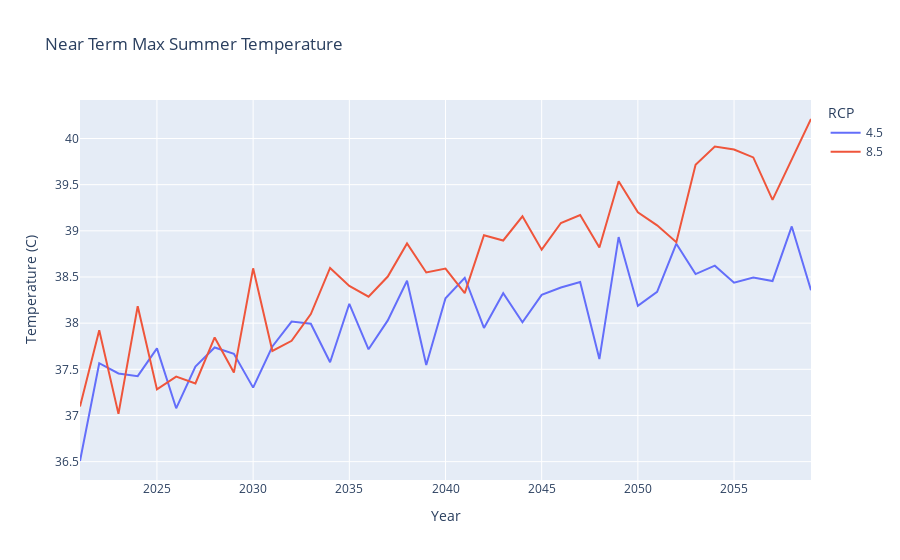

Source (notebook cell):
### Code cell
#plot Annual Precipitation
# set temp df for plot
plot_df = df[df['TimePeriod'] == 'NT']
# find mean temp of all collection site per year
plot_df = plot_df.groupby(['year', 'RCP'])['Tmax_Summer'].mean().reset_index()
#plotly plot
fig = px.line(plot_df,
              x='year',
              y='Tmax_Summer',
              color= 'RCP',
              title='Near Term Max Summer Temperature',
              labels={
                     "year": "Year",
                     "Tmax_Summer": "Temperature (C)"
                 }
              )
#remove hist from legend
for trace in fig.data:
    if trace.name == 'historical':
        trace.showlegend = False
#print fig
fig.show()

### Figure 1 — Plotly figure (JSON) as saved in the notebook; plotly's stock layout.template omitted (floating-point values rounded to 4 significant figures)
{"data": [{"hovertemplate": "RCP=4.5<br>Year=%{x}<br>Temperature (C)=%{y}<extra></extra>", "legendgroup": "4.5", "line": {"color": "#636efa", "dash": "solid"}, "marker": {"symbol": "circle"}, "mode": "lines", "name": "4.5", "orientation": "v", "showlegend": true, "type": "scatter", "x": [2021, 2022, 2023, 2024, 2025, 2026, 2027, 2028, 2029, 2030, 2031, 2032, 2033, 2034, 2035, 2036, 2037, 2038, 2039, 2040, 2041, 2042, 2043, 2044, 2045, 2046, 2047, 2048, 2049, 2050, 2051, 2052, 2053, 2054, 2055, 2056, 2057, 2058, 2059], "xaxis": "x", "y": [36.51, 37.57, 37.46, 37.43, 37.73, 37.08, 37.53, 37.74, 37.67, 37.3, 37.75, 38.02, 37.99, 37.58, 38.21, 37.72, 38.03, 38.46, 37.55, 38.27, 38.49, 37.95, 38.32, 38.01, 38.31, 38.39, 38.45, 37.61, 38.93, 38.19, 38.34, 38.86, 38.53, 38.62, 38.44, 38.49, 38.46, 39.05, 38.36], "yaxis": "y"}, {"hovertemplate": "RCP=8.5<br>Year=%{x}<br>Temperature (C)=%{y}<extra></extra>", "legendgroup": "8.5", "line": {"color": "#EF553B", "dash": "solid"}, "marker": {"symbol": "circle"}, "mode": "lines", "name": "8.5", "orientation": "v", "showlegend": true, "type": "scatter", "x": [2021, 2022, 2023, 2024, 2025, 2026, 2027, 2028, 2029, 2030, 2031, 2032, 2033, 2034, 2035, 2036, 2037, 2038, 2039, 2040, 2041, 2042, 2043, 2044, 2045, 2046, 2047, 2048, 2049, 2050, 2051, 2052, 2053, 2054, 2055, 2056, 2057, 2058, 2059], "xaxis": "x", "y": [37.1, 37.92, 37.02, 38.18, 37.28, 37.42, 37.35, 37.85, 37.46, 38.59, 37.7, 37.81, 38.1, 38.6, 38.4, 38.29, 38.5, 38.86, 38.55, 38.59, 38.33, 38.95, 38.9, 39.16, 38.8, 39.08, 39.17, 38.82, 39.54, 39.2, 39.06, 38.88, 39.72, 39.91, 39.88, 39.79, 39.34, 39.77, 40.21], "yaxis": "y"}, {"hovertemplate": "RCP=historical<br>Year=%{x}<br>Temperature (C)=%{y}<extra></extra>", "legendgroup": "historical", "line": {"color": "#00cc96", "dash": "solid"}, "marker": {"symbol": "circle"}, "mode": "lines", "name": "historical", "orientation": "v", "showlegend": false, "type": "scatter", "x": [2021, 2022, 2023, 2024, 2025, 2026, 2027, 2028, 2029, 2030, 2031, 2032, 2033, 2034, 2035, 2036, 2037, 2038, 2039, 2040, 2041, 2042, 2043, 2044, 2045, 2046, 2047, 2048, 2049, 2050, 2051, 2052, 2053, 2054, 2055, 2056, 2057, 2058, 2059], "xaxis": "x", "y": [null, null, null, null, null, null, null, null, null, null, null, null, null, null, null, null, null, null, null, null, null, null, null, null, null, null, null, null, null, null, null, null, null, null, null, null, null, null, null], "yaxis": "y"}], "layout": {"legend": {"title": {"text": "RCP"}, "tracegroupgap": 0}, "title": {"text": "Near Term Max Summer Temperature"}, "xaxis": {"anchor": "y", "domain": [0, 1], "title": {"text": "Year"}}, "yaxis": {"anchor": "x", "domain": [0, 1], "title": {"text": "Temperature (C)"}}}}
